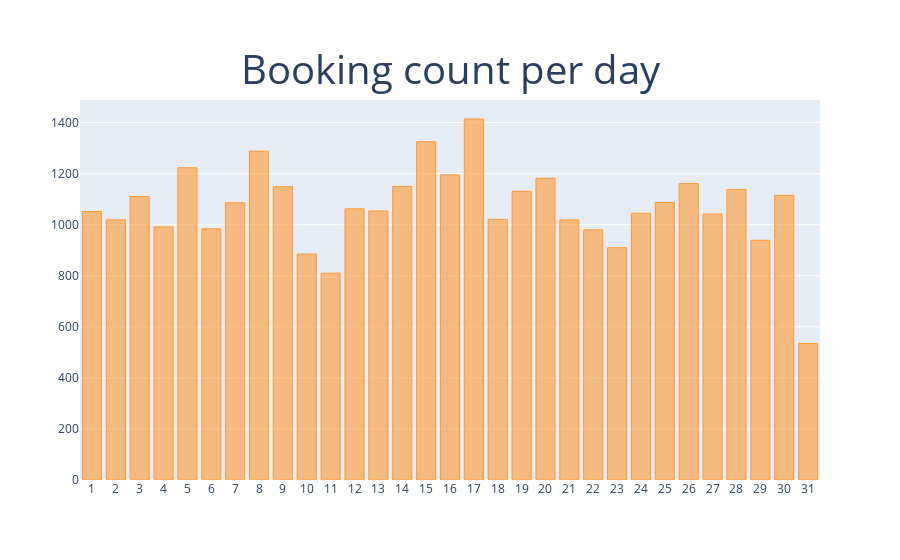
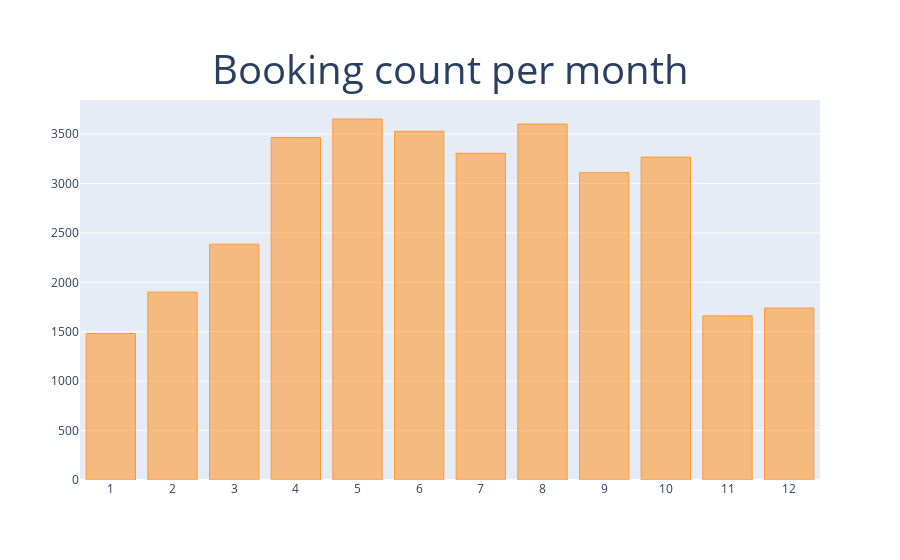

Notebook cell for these charts, in order:
### Code cell
# 예약 취소건을 공제한 데이터로 일자, 월, 연도별로 예약건수 분포 시각화해보기
dates = ['day','month','year']
for date in dates:
    df = no_cancel_city.groupby(date).agg({'hotel':'count'}).rename(columns={'hotel':'Counts'})
    layout = {
        'title':{
            'text':f'Booking count per {date}',
            'font':{
                'size':40
            },
            'x':0.5,
            'y':0.9
        },
        'xaxis':{
            'showticklabels':True,
            'dtick':1
        }
    }
    df.iplot(kind='bar', theme='white', layout=layout)

### Figure 1 — Plotly figure (JSON) as saved in the notebook; plotly's stock layout.template omitted (floating-point values rounded to 4 significant figures)
{"data": [{"marker": {"color": "rgba(255, 153, 51, 0.6)", "line": {"color": "rgba(255, 153, 51, 1.0)", "width": 1}}, "name": "Counts", "orientation": "v", "text": "", "type": "bar", "x": [1, 2, 3, 4, 5, 6, 7, 8, 9, 10, 11, 12, 13, 14, 15, 16, 17, 18, 19, 20, 21, 22, 23, 24, 25, 26, 27, 28, 29, 30, 31], "y": [1052, 1019, 1110, 991, 1223, 984, 1086, 1288, 1149, 885, 810, 1062, 1054, 1150, 1325, 1195, 1414, 1021, 1131, 1182, 1019, 980, 910, 1045, 1087, 1161, 1042, 1138, 939, 1115, 535]}], "layout": {"title": {"font": {"size": 40}, "text": "Booking count per day", "x": 0.5, "y": 0.9}, "xaxis": {"dtick": 1, "showticklabels": true}}}

### Figure 2 — Plotly figure (JSON) as saved in the notebook; plotly's stock layout.template omitted (floating-point values rounded to 4 significant figures)
{"data": [{"marker": {"color": "rgba(255, 153, 51, 0.6)", "line": {"color": "rgba(255, 153, 51, 1.0)", "width": 1}}, "name": "Counts", "orientation": "v", "text": "", "type": "bar", "x": [1, 2, 3, 4, 5, 6, 7, 8, 9, 10, 11, 12], "y": [1482, 1901, 2386, 3465, 3653, 3528, 3306, 3602, 3110, 3268, 1661, 1740]}], "layout": {"title": {"font": {"size": 40}, "text": "Booking count per month", "x": 0.5, "y": 0.9}, "xaxis": {"dtick": 1, "showticklabels": true}}}
